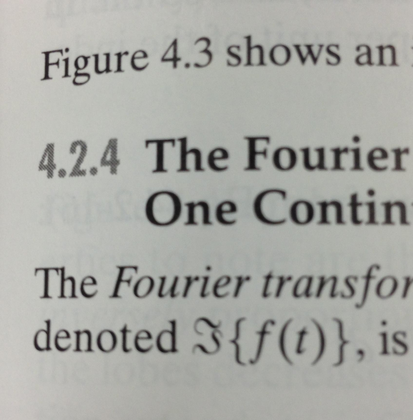
%> input picture CLab1/codes/text.PNG, 413 x 420 px, shrunk from 1695 x 1724 before the run
$ octave task_6.m   (GNU Octave 9; MATLAB toolbox functions it lacks are replaced by stand-ins)
%> lines starting %> are read from the running program, lines starting %| are printed output that depends on the picture
### ENGN4528_codes/ENGN4528_CLAB1/rotate_img.m
function im_out = rotate_img(origin_img,angle)
[h,w]=size(origin_img);
angle=angle/180*pi;
c = cos(angle);
s = -sin(angle);

w2=round(abs(c)*w+h*abs(s));
h2=round(abs(c)*h+w*abs(s));
im_out  = uint8(zeros(h2,w2));


for x=1:w2
    for y=1:h2
        x0 = double(x*c + y*s -0.5*w2*c-0.5*h2*s+0.5*w);
        y0= double(y*c-x*s+0.5*w2*s-0.5*h2*c+0.5*h);
        x0=round(x0);
        y0=round(y0);
        if x0>0 && y0>0&& w >= x0 && h >= y0
            im_out(y,x) = origin_img(y0,x0);
        end
    end
end

### CLab1/codes/task_6.m
clear all;
close all;
clc;
fin = imread('text.png');
%> fin is the input picture: size 420x413x3 uint8; mean R, G, B 168, 168.8, 163.9
fin = rgb2gray(fin);
%> fin: size 420x413 uint8
my_rotate = rotate_img(fin,45);
%> after the loop in rotate_img, `for x=1:w2`:
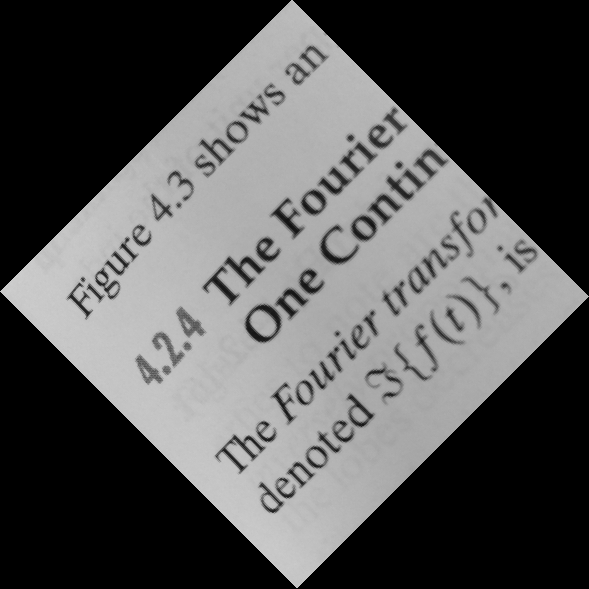
%> im_out: size 589x589 uint8; min 0, max 206, mean 84
inbuilt = imrotate(fin,45);
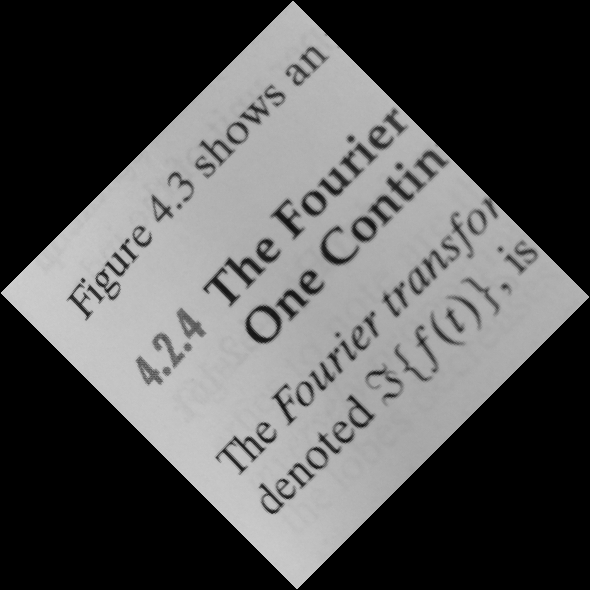
%> inbuilt: size 590x590 uint8; min 0, max 206, mean 83.7
figure;
subplot(1,2,1)
imshow(my_rotate,[]);
title('Result of my rotation function (pi/4)');
subplot(1,2,2)
imshow(inbuilt,[]);
title('Result of Matlab inbuilt rotation function (pi/4)');

my_rotate = rotate_img(fin,-45);
%> call 2 of rotate_img, with angle = -45
%> after the loop in rotate_img (call 2), `for x=1:w2`:
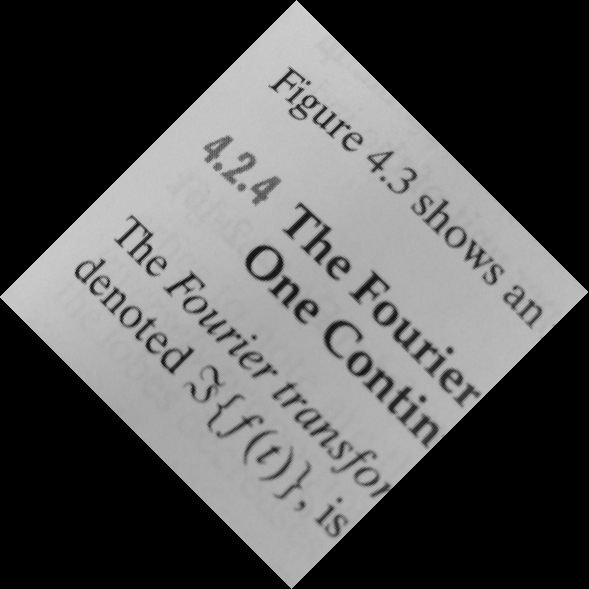
%> im_out: size 589x589 uint8; min 0, max 206, mean 84; mean of the top-left, top-right, bottom-left and bottom-right quarters 88.5, 86.7, 83.1, 77.8
inbuilt = imrotate(fin,-45);
figure;
subplot(1,2,1)
imshow(my_rotate,[]);
title('Result of my rotation function (-pi/4)');
subplot(1,2,2)
imshow(inbuilt,[]);
title('Result of Matlab inbuilt rotation function (-pi/4)');
